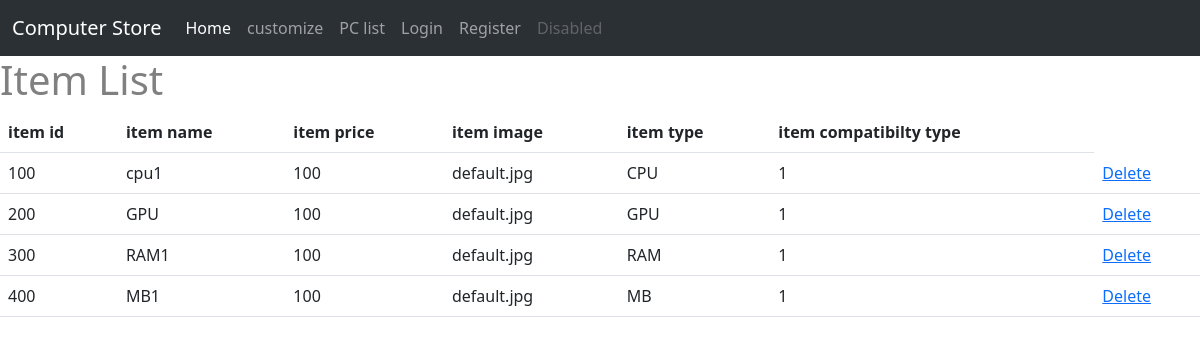
The page /displayItem on the database as committed earlier.
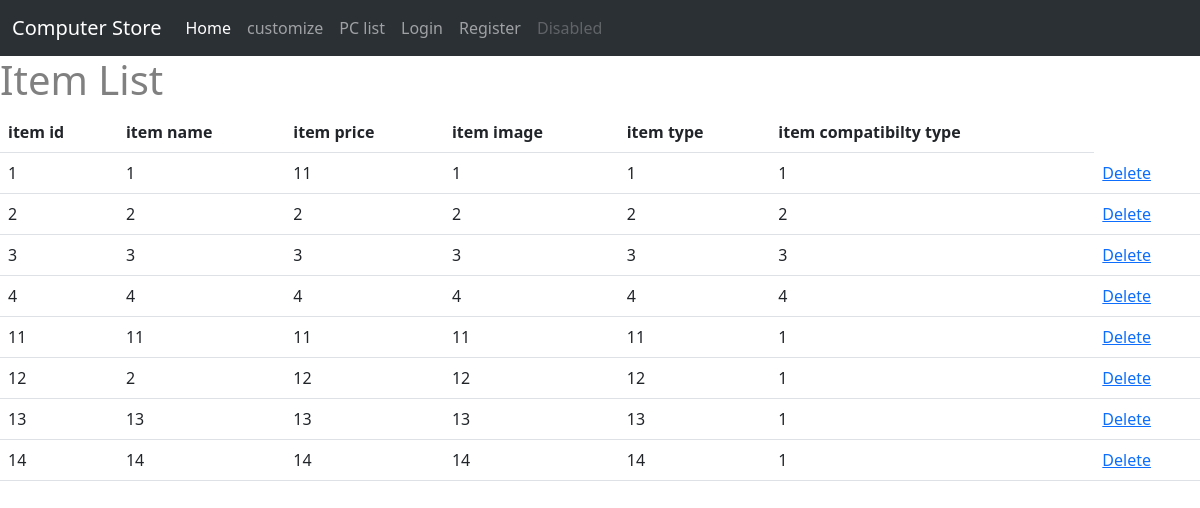
The same page on the database as committed later.
### ltt/models.py (models this page shows, shortened)
class Item(db.Model):
    __tablename__ = 'item'
    id = db.Column(db.Integer,primary_key = True)
    item_name = db.Column(db.String(20))
    item_price = db.Column(db.Integer)
    item_image = db.Column(db.String(20), default = "default.jpg")
    item_type = db.Column(db.String(20))
    item_c = db.Column(db.Integer)
    comments = db.relationship("Comment",backref ="item")
    rate_count = db.Column(db.Integer, default = 0)
    rate_acc = db.Column(db.Integer,default = 0)

### ltt/view.py (the view)
@view.route('/displayItem')   #page for staff to view item
def displayItem():
    items = Item.query.all()
    return render_template('displayItem.html', items = items)

### ltt/templates/displayItem.html (shortened to what this page needs)
{% extends "base.html" %}
{% block contend %}
<h1>Item List</h1>
<table class = "table table-hover">
    <thead>
        <tr>
            <th scope="col"> item id</th>
            <th scope="col">item name </th>
            <th scope="col"> item price</th>
            <th scope="col">item image </th>
            <th scope="col">item type </th>
            <th scope="col">item compatibilty type </th>
        </tr>
    </thead>
    <tbody>
        {% for item in items %}
        <tr>
            <td>{{item.id}}</td>
            <td>{{item.item_name}}</td>
            <td>{{item.item_price}}</td>
            <td>{{item.item_image}}</td>
            <td>{{item.item_type}}</td>
            <td>{{item.item_c}}</td>
            <td>
                <a href="/delete/{{item.id}}">Delete</a>
            </td>
        </tr>
        {% endfor %}
    </tbody>
</table>
{% endblock %}

### ltt/templates/base.html (shortened to what this page needs)
<!DOCTYPE html>
<html>
    <head>
        <link href="https://cdn.jsdelivr.net/npm/bootstrap@5.3.0-alpha3/dist/css/bootstrap.min.css" rel="stylesheet">
        <link rel="stylesheet" type="text/css" href="{{ url_for('static', filename='main.css') }}">
    </head>
    <body>
        <nav class="navbar navbar-expand-lg bg-body-tertiary bg-dark"  data-bs-theme="dark">
            <div class="container-fluid">
              <a class="navbar-brand" href="#">Computer Store</a>
              <div class="collapse navbar-collapse" id="navbarNavAltMarkup">
                <div class="navbar-nav">
                  <a class="nav-link active" aria-current="page" href="/home">Home</a>
                  <a class="nav-link" href="/customize">customize</a>
                  <a class="nav-link" href="/prebulid">PC list</a>
                  {%if current_user.is_active == False%}
                    <a class="nav-link" href="/login">Login</a>
                    <a class="nav-link" href="/register">Register</a>
                  {%endif%}
                  <a class="nav-link disabled">Disabled</a>
                </div>
              </div>
            </div>
        </nav>
        {% block contend %}
        {%endblock%}
    </body>
</html>

### ltt/static/main.css (style rules this page uses)
* { box-sizing: border-box; }
body { color: grey; }

Rows that differ between the two databases and show on the page:
removed Item: id "100", item_name "cpu1", item_price "100", item_image "default.jpg", item_type "CPU", item_c "1"
removed Item: id "200", item_name "GPU", item_price "100", item_image "default.jpg", item_type "GPU", item_c "1"
removed Item: id "300", item_name "RAM1", item_price "100", item_image "default.jpg", item_type "RAM", item_c "1"
removed Item: id "400", item_name "MB1", item_price "100", item_image "default.jpg", item_type "MB", item_c "1"
added Item: id "1", item_name "1", item_price "11", item_image "1", item_type "1", item_c "1"
added Item: id "2", item_name "2", item_price "2", item_image "2", item_type "2", item_c "2"
added Item: id "3", item_name "3", item_price "3", item_image "3", item_type "3", item_c "3"
added Item: id "4", item_name "4", item_price "4", item_image "4", item_type "4", item_c "4"
added Item: id "11", item_name "11", item_price "11", item_image "11", item_type "11", item_c "1"
added Item: id "12", item_name "2", item_price "12", item_image "12", item_type "12", item_c "1"
added Item: id "13", item_name "13", item_price "13", item_image "13", item_type "13", item_c "1"
added Item: id "14", item_name "14", item_price "14", item_image "14", item_type "14", item_c "1"
